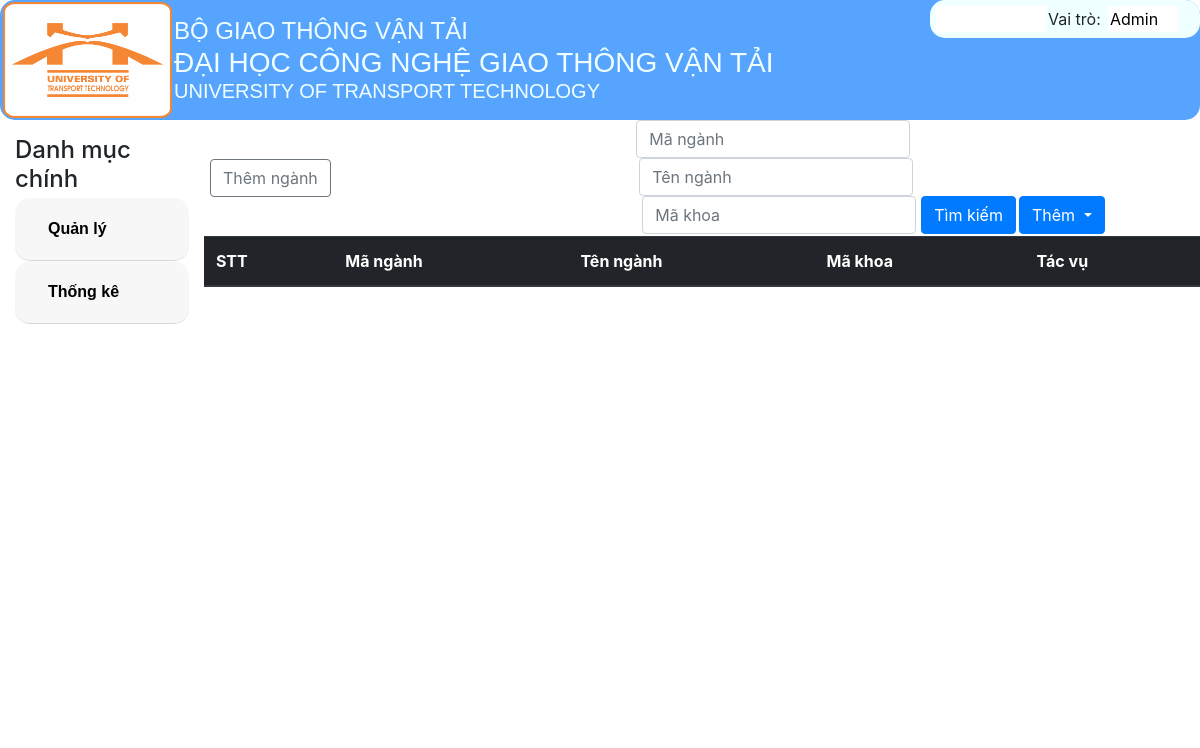
Before: /DanhSachNganh/ with the older database file.
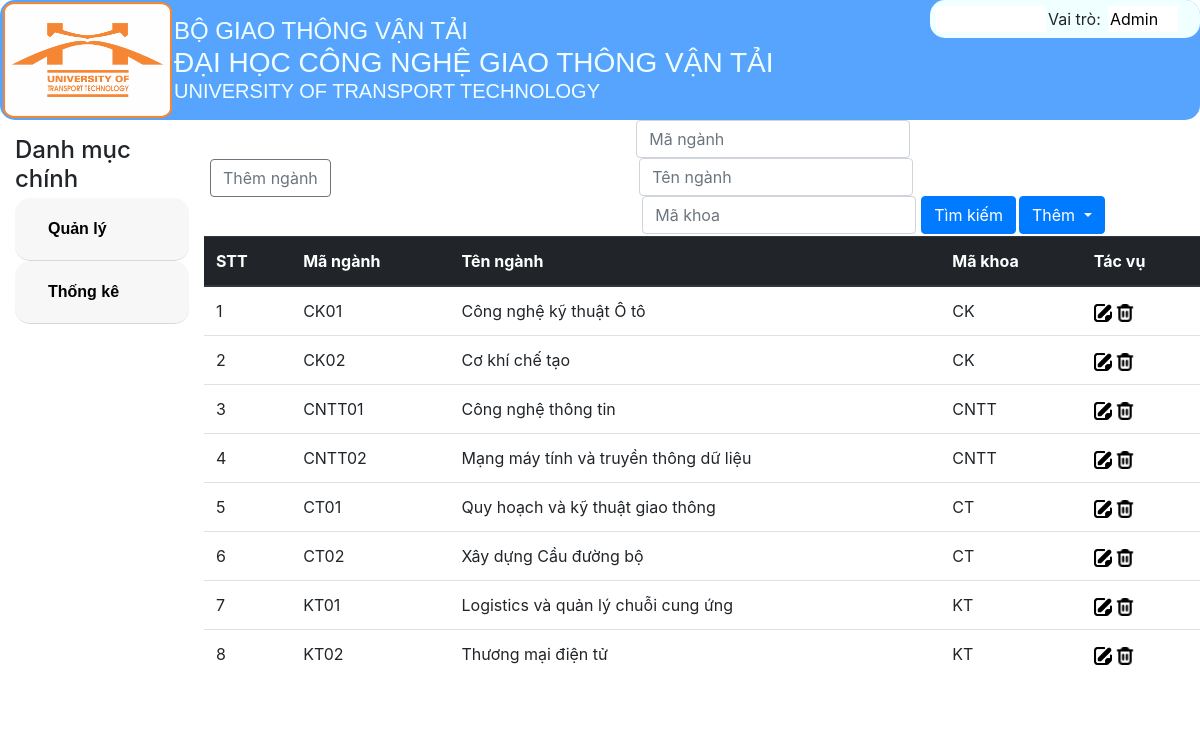
After: the same page with the newer database file.
### tables this page shows
CREATE TABLE `nganh` (
  `manganh` varchar(30) NOT NULL,
  `tennganh` varchar(50) NOT NULL,
  `makhoa` varchar(30) NOT NULL
);

### MVC/Core/controller.php (called while the page is built, shortened)
<?php
class Controller
{
    public function mode($mode){
        return new $mode;
    }
    function view($view, $data= []){
        include_once './MVC/Views/'.$view.'.php';
    }
}

### MVC/Controllers/DanhSachNganh.php (called while the page is built, shortened)
<?php
class DanhSachNganh extends Controller
{
    protected $nganh;
    function __construct()
    {
        $this->nganh = $this->mode('Nganh');
    }
    function Get_data()
    {
        $this->view('MasterLayoutAD', [
            'page' => 'Nganh_v',
            'dulieu' => $this->nganh->nganh_find('', '')
        ]);
    }
}
?>

### MVC/Core/app.php (called while the page is built, shortened)
<?php
class app
{
    protected $action = 'Get_data';
    function __construct()
    {
        $arr = $this->ProcessURL();
        if($arr!=null){
            if(file_exists("./MVC/Controllers/".$arr[0].".php")){
                $this->controller=$arr[0];
                unset($arr[0]);
            }
        }
        $this->controller=new $this->controller;
        if(isset($arr[1])){
            unset($arr[1]);
        }
        $this->params=$arr?array_values($arr):[];
        call_user_func_array([$this->controller,$this->action],$this->params);
    }
    function ProcessURL(){
        if(isset($_GET['url'])){
            return explode("/",filter_var(trim($_GET['url']),FILTER_DEFAULT));
        }
    }
}
?>

### index.php (called while the page is built, shortened)
<?php
$myapp = new app();
?>

### MVC/Core/connectDB.php (called while the page is built, shortened)
<?php
class connectDB{
    protected $servername="localhost";
    protected $username="root";
    protected $password="";
    protected $dbname="btl_quanlydiem";
    function __construct(){
        $this->con=mysqli_connect($this->servername,$this->username,$this->password,$this->dbname);
    }
}
?>

### MVC/Models/Nganh.php (called while the page is built, shortened)
<?php
class Nganh extends connectDB{
    function nganh_find($manganh,$tennganh){
        $sql_nganh_find="SELECT * FROM nganh where manganh like '%$manganh%' and tennganh like '%$tennganh%'";
        return mysqli_query($this->con,$sql_nganh_find);
    }
}

### MVC/Views/Pages/Nganh_v.php (the view, shortened to what the changed rows need)
<!DOCTYPE html>
<html lang="en">
<head>
   <link rel="stylesheet" href="Public/Css/style.css">
   <link rel="stylesheet" href="Public/Css/css_bootstrap.min.css">
   <link rel="stylesheet" href="https://stackpath.bootstrapcdn.com/bootstrap/4.1.1/css/bootstrap.min.css">
</head>
<body>
      <table class="table">
         <thead class="thead-dark">
            <tr>
               <th>STT</th>
               <th>Mã ngành</th>
               <th>Tên ngành</th>
               <th>Mã khoa</th>
               <th>Tác vụ</th>
            </tr>
         </thead>
         <tbody>
            <?php
                     if (isset($data['dulieu']) && $data['dulieu'] != null) {
                        $i = 1;
                        while ($row = mysqli_fetch_array($data['dulieu'])) {
                           ?>
               <tr>
                  <td>
                     <?php echo $i++ ?>
                  </td>
                  <td>
                     <?php echo $row['manganh'] ?>
                  </td>
                  <td>
                     <?php echo $row['tennganh'] ?>
                  </td>
                  <td>
                     <?php echo $row['makhoa'] ?>
                  </td>
                  <td>
                     <a href="http://localhost/BTL_QuanLyDiem/DanhSachNganh/Sua/<?php echo $row['manganh'] ?>"><img
                           class="icon" src="Public/Images/note.png" alt="note"></a>
                     <a href="http://localhost/BTL_QuanLyDiem/DanhSachNganh/Xoa/<?php echo $row['manganh'] ?>"><img
                           class="icon" src="Public/Images/trash.png" alt="trash"></a>
                  </td>
               </tr>
               <?php
                        }
                     }
                     ?>
      </tbody>
   </table>
</body>
</html>

Changed rows visible on the page:
added nganh: manganh "CK01", tennganh "Công nghệ kỹ thuật Ô tô", makhoa "CK"
added nganh: manganh "CK02", tennganh "Cơ khí chế tạo", makhoa "CK"
added nganh: manganh "CNTT01", tennganh "Công nghệ thông tin", makhoa "CNTT"
added nganh: manganh "CNTT02", tennganh "Mạng máy tính và truyền thông dữ liệu", makhoa "CNTT"
added nganh: manganh "CT01", tennganh "Quy hoạch và kỹ thuật giao thông", makhoa "CT"
added nganh: manganh "CT02", tennganh "Xây dựng Cầu đường bộ", makhoa "CT"
added nganh: manganh "KT01", tennganh "Logistics và quản lý chuỗi cung ứng", makhoa "KT"
added nganh: manganh "KT02", tennganh "Thương mại điện tử", makhoa "KT"
